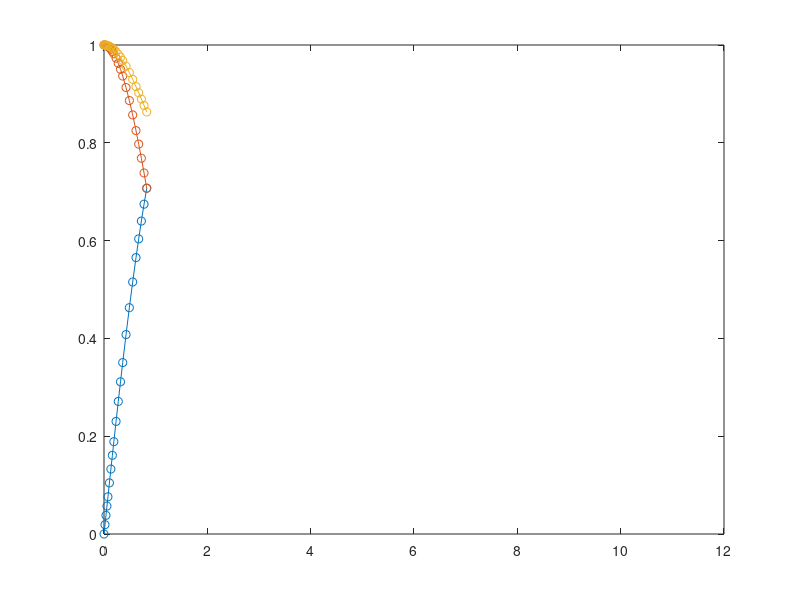
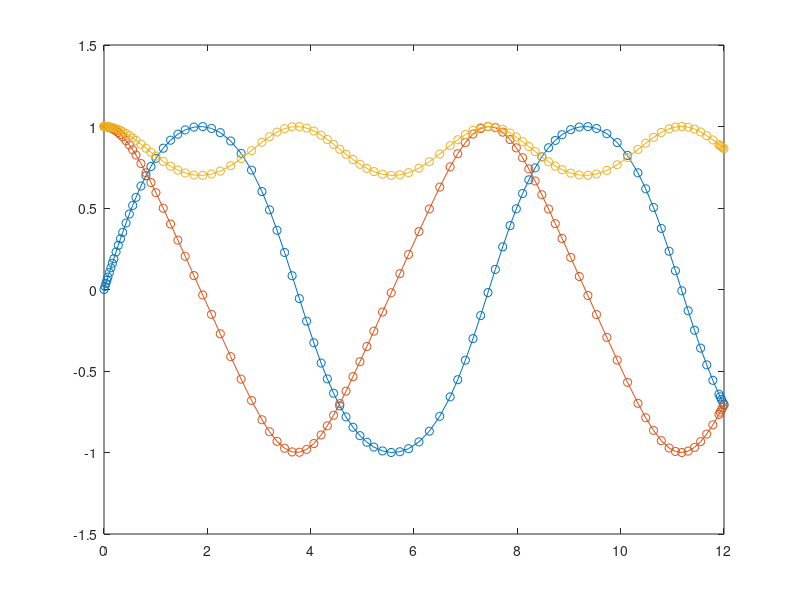

Here is the MATLAB script that generated these plots, in order:
function mytest()
clear T
clear Y
options = odeset('RelTol', 1e-4, 'AbsTol', [1e-4 1e-4 1e-5], 'Events', @events, 'OutputFcn', @odeplot);
ode45(@func, [0 12], [0 1 1], options);
odeplot([],[],'done')
hold on
figure
options = odeset('RelTol', 1e-4, 'AbsTol', [1e-4 1e-4 1e-5], 'OutputFcn', @odeplot);
ode45(@func, [0 12], [0 1 1], options);
odeplot([],[],'done')
end


function dy = func(t,y)
dy=zeros(3,1);
dy(1) = y(2)*y(3);
dy(2) = -y(1)*y(3);
dy(3) = -0.51*y(1)*y(2);
end

function [value,isterminal,direction] = events(t,y)
value = y(1)-y(2);
isterminal = 1; % stop the integration
direction = 0; % all events
end